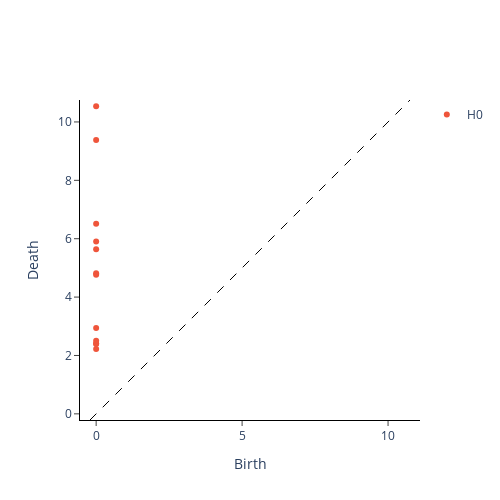

Write notebook code for a chart like this one.
### Code cell
cell_idxs = cell_properties.index[cell_properties[f'place_cell_flag_{session}']]
X = ot_dists[np.ix_(cell_idxs,cell_idxs)]
X_t = persistence.fit_transform_plot([X])

### Figure 1 — Plotly figure (JSON) as saved in the notebook; plotly's stock layout.template omitted (floating-point values rounded to 4 significant figures)
{"data": [{"hoverinfo": "none", "line": {"color": "black", "dash": "dash", "width": 1}, "mode": "lines", "showlegend": false, "type": "scatter", "x": [-0.2108, 10.75], "y": [-0.2108, 10.75]}, {"hoverinfo": "text", "hovertext": ["(0.0, 2.222586154937744)", "(0.0, 2.389364242553711)", "(0.0, 2.4100234508514404)", "(0.0, 2.5032098293304443)", "(0.0, 2.943136215209961)", "(0.0, 4.765481948852539)", "(0.0, 4.8159637451171875)", "(0.0, 5.637526512145996)", "(0.0, 5.9024176597595215)", "(0.0, 6.512574195861816)", "(0.0, 9.379703521728516)", "(0.0, 10.54119873046875)"], "mode": "markers", "name": "H0", "type": "scatter", "x": [0, 0, 0, 0, 0, 0, 0, 0, 0, 0, 0, 0], "y": [2.223, 2.389, 2.41, 2.503, 2.943, 4.765, 4.816, 5.638, 5.902, 6.513, 9.38, 10.54]}, {"hoverinfo": "text", "hovertext": [], "mode": "markers", "name": "H1", "type": "scatter", "x": [], "y": []}], "layout": {"height": 500, "plot_bgcolor": "white", "width": 500, "xaxis": {"autorange": false, "exponentformat": "e", "linecolor": "black", "linewidth": 1, "mirror": false, "range": [-0.2108, 10.75], "showexponent": "all", "showline": true, "side": "bottom", "ticks": "outside", "title": {"text": "Birth"}, "type": "linear", "zeroline": true}, "yaxis": {"autorange": false, "exponentformat": "e", "linecolor": "black", "linewidth": 1, "mirror": false, "range": [-0.2108, 10.75], "scaleanchor": "x", "scaleratio": 1, "showexponent": "all", "showline": true, "side": "left", "ticks": "outside", "title": {"text": "Death"}, "type": "linear", "zeroline": true}}}
